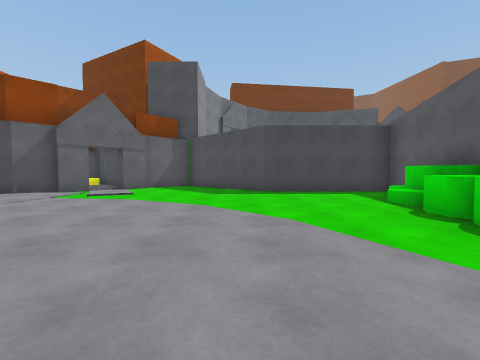
[1] (above)

20 first-person views from a walk through a Unity game level. The camera is 1.2 m above the floor, tilts 2° down and sees 90° across. The floor is counted in squares, 2 m on a side. Each view is taken from the middle of a square. On the plan, view 1 faces up. The plan holds only what a view shows up to about 9 squares ahead; the rest is blank. The place goes on beyond the plan. The player character is not drawn.

[2]
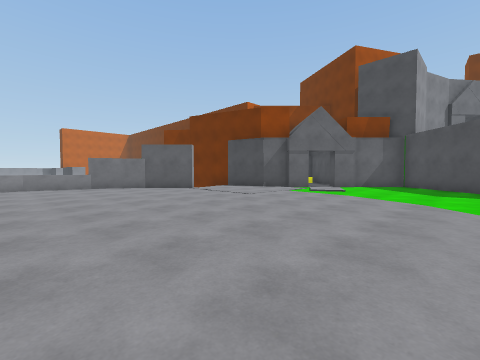

[3]
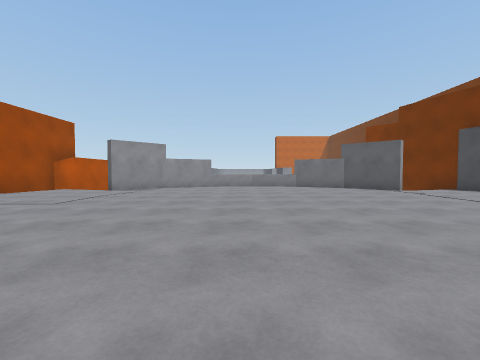

[4]
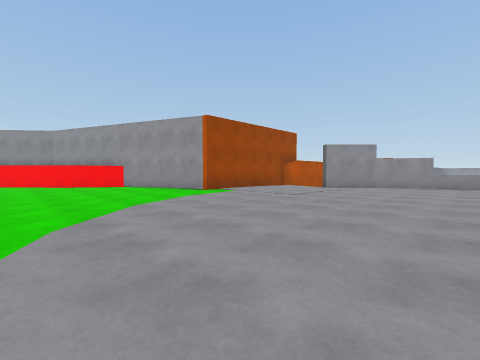

[5]
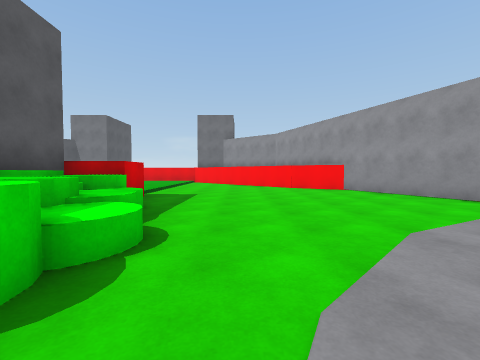

[6]
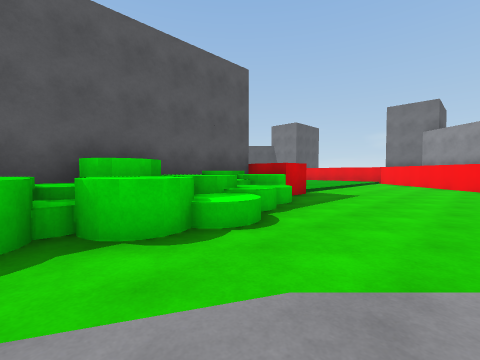

[7]
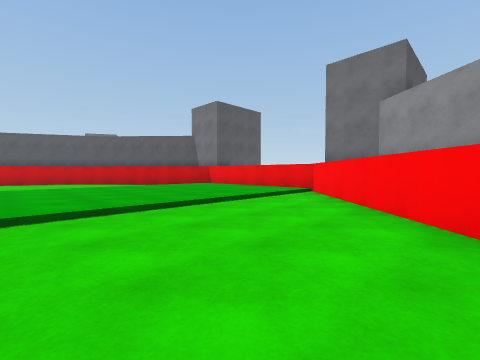

[8]
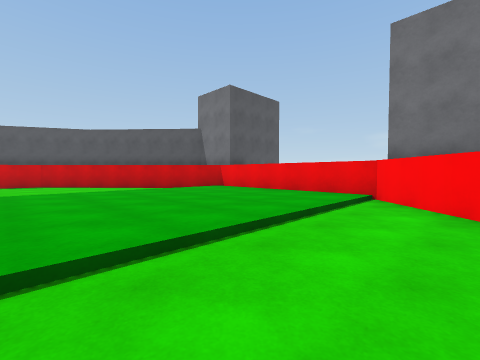

[9]
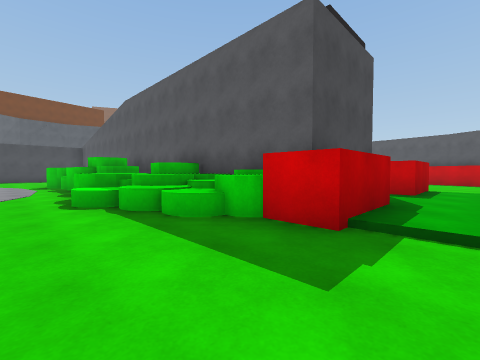

[10]
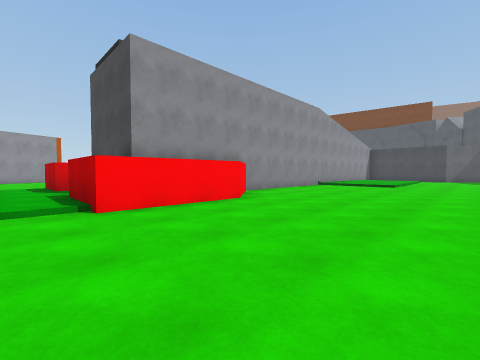

[11]
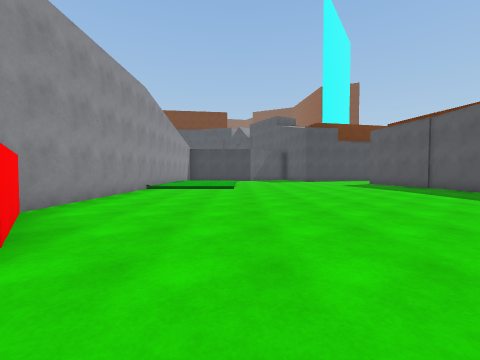

[12]
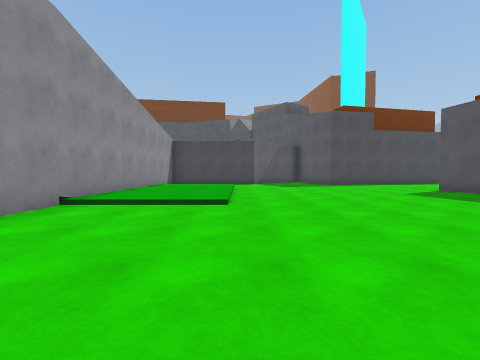

[13]
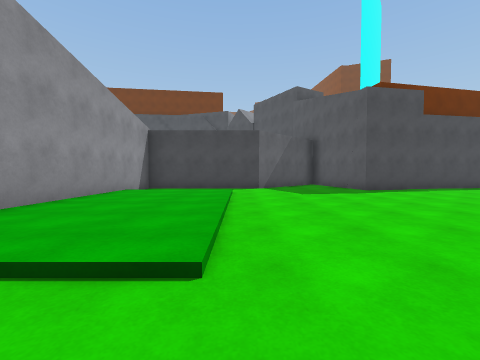

[14]
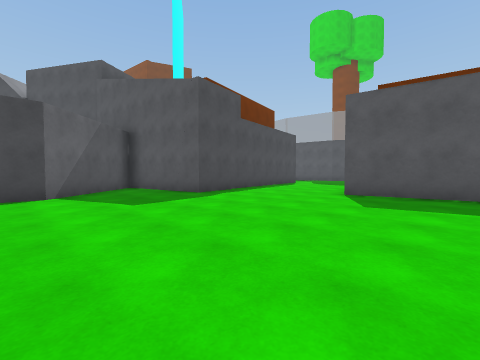

[15]
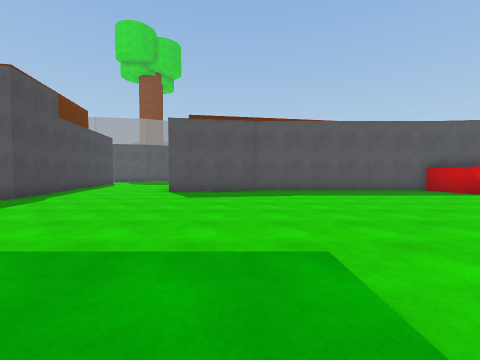

[16]
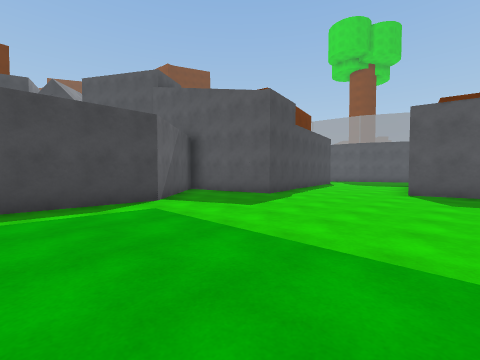

[17]
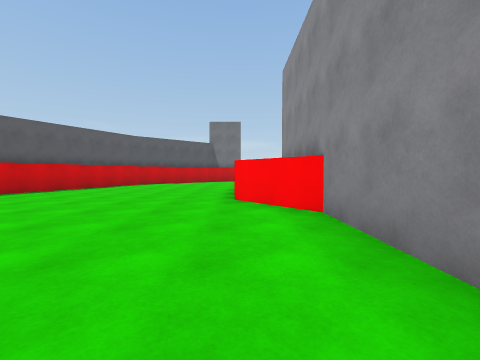

[18]
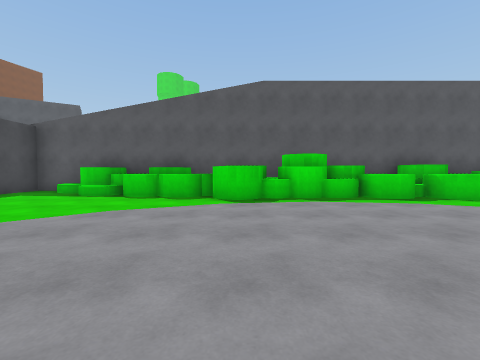

[19]
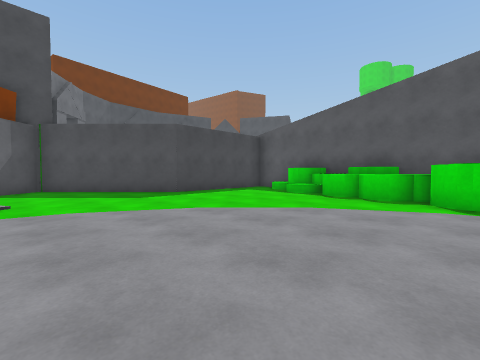

[20]
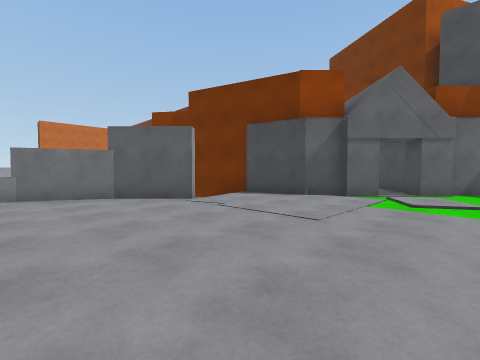

### Floor plan
Key: @ floor where view 1 was taken; # wall or solid block; . main floor; : floor 0.25 m higher than the main floor; / step, stairs or slope; ^ raised ledge; v drop or lower ground; B block; C green cylinder; O other object.
Columns run from 10 left of view 1 to 18 right of it. Each row starts with its distance up from view 1.
 11         #
 10      #####             ###
  9      #B..##           ##.#
  8      B....######  #####..#
  7    ###.........#  #......####
  6 ####........../#  #..........
  5 v /........../C#  #::/.......
  4   #..........CC#  #::/.......
  3  #...........CC#  #::/......#
  2  #...........C #  #::/......#
  1 ^...........CC #  #::/......#
  0 ^.........@..C #  #.........#
 -1 ^............C #  #.........#
 -2  ............C #  #.........#
 -3  #...........C    #.........#
 -4  ##.........CCC#  #.........#
 -5   #.........CCC#  #.........#
 -6   /..........CO#  ##.......##
 -7  # ..........CCC   #......##
 -8  ######.......C###^#.....##
 -9       #.......^^::^#.....#
-10       ##......:::::/.....#
-11        #......:::::/....##
-12        ###....:::::/....#
-13          ##...:::::/...##
-14           ##..:::::/..##
-15            ##.:::::/.##
-16             ##:::::/##
-17              ^^^^^^##
-18              ^

Positions as (right, up) in squares from view 1, and headings:
1: (0, 0), facing up
2: (0, -1), facing up-left
3: (0, -1), facing left
4: (1, -1), facing down-left
5: (1, -3), facing down
6: (0, -3), facing down-right
7: (0, -10), facing down-right
8: (2, -11), facing down-right
9: (1, -10), facing up-right
10: (13, -10), facing up-left
11: (11, -8), facing up
12: (11, -4), facing up
13: (11, -1), facing up
14: (11, 1), facing up-right
15: (9, 1), facing right
16: (9, 2), facing up-right
17: (9, -1), facing down
18: (-3, 1), facing right
19: (-3, 1), facing up-right
20: (-3, 1), facing up-left
